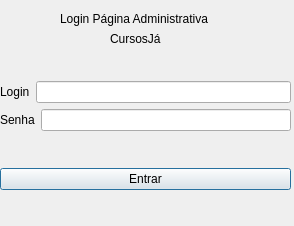
<?xml version="1.0" encoding="UTF-8"?>
<ui version="4.0">
 <class>login_admpage</class>
 <widget class="QDialog" name="login_admpage">
  <property name="geometry">
   <rect>
    <x>0</x>
    <y>0</y>
    <width>294</width>
    <height>226</height>
   </rect>
  </property>
  <property name="windowTitle">
   <string>Dialog</string>
  </property>
  <widget class="QLabel" name="label_3">
   <property name="geometry">
    <rect>
     <x>110</x>
     <y>30</y>
     <width>67</width>
     <height>17</height>
    </rect>
   </property>
   <property name="text">
    <string>CursosJá</string>
   </property>
  </widget>
  <widget class="QWidget" name="layoutWidget_2">
   <property name="geometry">
    <rect>
     <x>0</x>
     <y>50</y>
     <width>291</width>
     <height>171</height>
    </rect>
   </property>
   <layout class="QVBoxLayout" name="verticalLayout_3">
    <item>
     <layout class="QVBoxLayout" name="verticalLayout">
      <item>
       <layout class="QHBoxLayout" name="horizontalLayout">
        <item>
         <widget class="QLabel" name="label_4">
          <property name="text">
           <string>Login</string>
          </property>
         </widget>
        </item>
        <item>
         <widget class="QLineEdit" name="txt_login">
          <property name="text">
           <string/>
          </property>
         </widget>
        </item>
       </layout>
      </item>
      <item>
       <layout class="QHBoxLayout" name="horizontalLayout_2">
        <item>
         <widget class="QLabel" name="label_2">
          <property name="text">
           <string>Senha</string>
          </property>
         </widget>
        </item>
        <item>
         <widget class="QLineEdit" name="txt_senha">
          <property name="echoMode">
           <enum>QLineEdit::Password</enum>
          </property>
         </widget>
        </item>
       </layout>
      </item>
     </layout>
    </item>
    <item>
     <widget class="QPushButton" name="pushButton">
      <property name="text">
       <string>Entrar</string>
      </property>
     </widget>
    </item>
   </layout>
  </widget>
  <widget class="QLabel" name="label">
   <property name="geometry">
    <rect>
     <x>60</x>
     <y>10</y>
     <width>241</width>
     <height>17</height>
    </rect>
   </property>
   <property name="text">
    <string>Login Página Administrativa</string>
   </property>
  </widget>
 </widget>
 <resources/>
 <connections/>
</ui>
